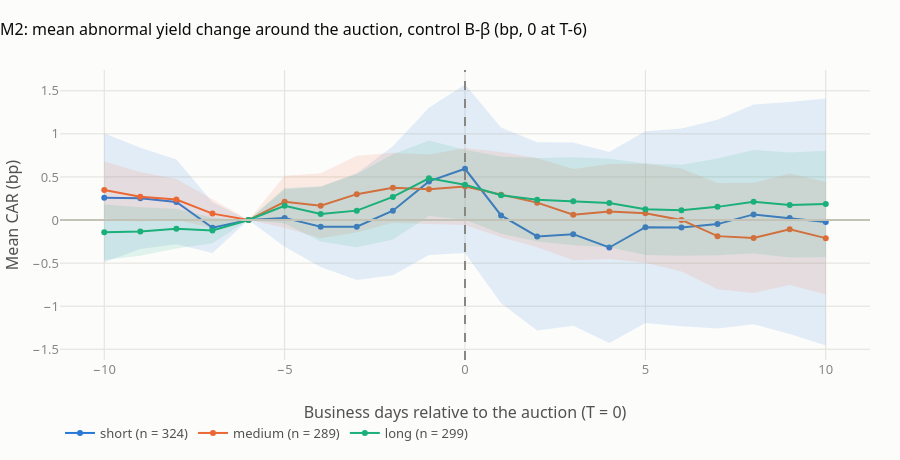

Notebook source saved alongside this figure:
### Markdown cell above
**Reading it.**
- After 2017 the gilt's own mean explains **69%** of M1's variance, against 48% before.
- The largest M1 values belong to the same two short gilts at auction after auction: 4⅛% 2027 (17–43bp over 9 auctions) and 3½% 2025 (7–35bp). These are level effects of the gilt, not concessions.
- On the same auctions, M2 (a change over the auction) is mostly small. M2 does not see levels.
- So, **for 2018–2026, M1 levels need the gilt's persistent cheapness removed** before they can be read as concessions. This is a decision for you (§7).

### Code cell
car = PTH.merge(M[["auction_id", "bucket"]], on="auction_id")
agg = car.groupby(["bucket", "k"])["car_bbeta"].agg(mean="mean", se=lambda s: s.std() / np.sqrt(len(s)), n="size").reset_index()
agg["lo"], agg["hi"] = agg["mean"] - 1.96 * agg["se"], agg["mean"] + 1.96 * agg["se"]
title = "M2: mean abnormal yield change around the auction, control B-β (bp, 0 at T-6)"

fig_s, ax = plt.subplots(figsize=(10, 4.8))
ax.axhline(0, color=plotting.BASELINE, lw=1)
ax.axvline(0, color=plotting.INK_MUTED, lw=1, ls="--")
for b in order:
    a = agg[agg.bucket == b]
    ax.fill_between(a.k, a.lo, a.hi, color=cb[b], alpha=0.12, lw=0)
    ax.plot(a.k, a["mean"], color=cb[b], label=f"{b} (n = {int(a.n.iloc[0])})", marker="o", ms=4)
ax.set_xlabel("Business days relative to the auction (T = 0)"); ax.set_ylabel("Mean CAR (bp)")
ax.set_title(title); ax.legend(title=None, loc="upper left")
ax.set_xticks(range(-10, 11, 2))
ax.text(0.2, ax.get_ylim()[1] * 0.92, "auction day", color=plotting.INK_SECONDARY, fontsize=9)
fig_s.tight_layout()

fig_p = go.Figure()
for b in order:
    a = agg[agg.bucket == b]
    r_, g_, b_ = (int(cb[b][i:i + 2], 16) for i in (1, 3, 5))
    fig_p.add_trace(go.Scatter(x=np.r_[a.k, a.k[::-1]], y=np.r_[a.hi, a.lo[::-1]], fill="toself",
                               fillcolor=f"rgba({r_},{g_},{b_},0.12)", line=dict(width=0), hoverinfo="skip",
                               showlegend=False, legendgroup=b))
    fig_p.add_trace(go.Scatter(x=a.k, y=a["mean"], mode="lines+markers", name=f"{b} (n = {int(a.n.iloc[0])})",
                               legendgroup=b, line=dict(color=cb[b]), marker=dict(size=6),
                               customdata=np.stack([a.lo, a.hi], axis=1),
                               hovertemplate="T%{x:+d}: %{y:+.2f} bp<br>95% band %{customdata[0]:+.2f} to %{customdata[1]:+.2f}<extra>" + b + "</extra>"))
fig_p.add_hline(y=0, line_color=plotting.BASELINE)
fig_p.add_vline(x=0, line_dash="dash", line_color=plotting.INK_MUTED)
fig_p.update_layout(template=plotting.PLOTLY_TEMPLATE, height=460, title=title,
                    xaxis_title="Business days relative to the auction (T = 0)", yaxis_title="Mean CAR (bp)",
                    legend=dict(orientation="h", y=-0.2))
plotting.save_pair("m2_car_paths", fig_s, fig_p)
fig_p.show()

### Figure 1 — Plotly figure (JSON) as saved in the notebook; plotly's stock layout.template omitted (floating-point values rounded to 4 significant figures)
{"data": [{"fill": "toself", "fillcolor": "rgba(42,120,214,0.12)", "hoverinfo": "skip", "legendgroup": "short", "line": {"width": 0}, "showlegend": false, "type": "scatter", "x": [-10, -9, -8, -7, -6, -5, -4, -3, -2, -1, 0, 1, 2, 3, 4, 5, 6, 7, 8, 9, 10, 10, 9, 8, 7, 6, 5, 4, 3, 2, 1, 0, -1, -2, -3, -4, -5, -6, -7, -8, -9, -10], "y": [1.009, 0.8402, 0.7024, 0.2052, 0.0, 0.3583, 0.3876, 0.5419, 0.8577, 1.304, 1.573, 1.073, 0.9023, 0.9006, 0.7887, 1.029, 1.062, 1.164, 1.34, 1.37, 1.412, -1.457, -1.323, -1.209, -1.258, -1.235, -1.197, -1.427, -1.228, -1.284, -0.9654, -0.384, -0.4072, -0.6421, -0.6957, -0.5454, -0.3088, 0.0, -0.3842, -0.2815, -0.3368, -0.4907]}, {"customdata": [[-0.4907, 1.009], [-0.3368, 0.8402], [-0.2815, 0.7024], [-0.3842, 0.2052], [0.0, 0.0], [-0.3088, 0.3583], [-0.5454, 0.3876], [-0.6957, 0.5419], [-0.6421, 0.8577], [-0.4072, 1.304], [-0.384, 1.573], [-0.9654, 1.073], [-1.284, 0.9023], [-1.228, 0.9006], [-1.427, 0.7887], [-1.197, 1.029], [-1.235, 1.062], [-1.258, 1.164], [-1.209, 1.34], [-1.323, 1.37], [-1.457, 1.412]], "hovertemplate": "T%{x:+d}: %{y:+.2f} bp<br>95% band %{customdata[0]:+.2f} to %{customdata[1]:+.2f}<extra>short</extra>", "legendgroup": "short", "line": {"color": "#2a78d6"}, "marker": {"size": 6}, "mode": "lines+markers", "name": "short (n = 324)", "type": "scatter", "x": [-10, -9, -8, -7, -6, -5, -4, -3, -2, -1, 0, 1, 2, 3, 4, 5, 6, 7, 8, 9, 10], "y": [0.259, 0.2517, 0.2104, -0.08949, 0.0, 0.02475, -0.07891, -0.07692, 0.1078, 0.4487, 0.5947, 0.05373, -0.1908, -0.1639, -0.319, -0.08356, -0.08616, -0.04723, 0.06541, 0.02354, -0.02255]}, {"fill": "toself", "fillcolor": "rgba(235,104,52,0.12)", "hoverinfo": "skip", "legendgroup": "medium", "line": {"width": 0}, "showlegend": false, "type": "scatter", "x": [-10, -9, -8, -7, -6, -5, -4, -3, -2, -1, 0, 1, 2, 3, 4, 5, 6, 7, 8, 9, 10, 10, 9, 8, 7, 6, 5, 4, 3, 2, 1, 0, -1, -2, -3, -4, -5, -6, -7, -8, -9, -10], "y": [0.6789, 0.5573, 0.4749, 0.2425, 0.0, 0.5134, 0.5442, 0.7461, 0.7804, 0.7612, 0.8348, 0.789, 0.7189, 0.5911, 0.6504, 0.6546, 0.5995, 0.4305, 0.432, 0.54, 0.4455, -0.866, -0.7549, -0.847, -0.8043, -0.5968, -0.4971, -0.4517, -0.4666, -0.3151, -0.1997, -0.05776, -0.04603, -0.0327, -0.1456, -0.2104, -0.09082, 0.0, -0.09353, 0.001648, -0.01577, 0.01743]}, {"customdata": [[0.01743, 0.6789], [-0.01577, 0.5573], [0.001648, 0.4749], [-0.09353, 0.2425], [0.0, 0.0], [-0.09082, 0.5134], [-0.2104, 0.5442], [-0.1456, 0.7461], [-0.0327, 0.7804], [-0.04603, 0.7612], [-0.05776, 0.8348], [-0.1997, 0.789], [-0.3151, 0.7189], [-0.4666, 0.5911], [-0.4517, 0.6504], [-0.4971, 0.6546], [-0.5968, 0.5995], [-0.8043, 0.4305], [-0.847, 0.432], [-0.7549, 0.54], [-0.866, 0.4455]], "hovertemplate": "T%{x:+d}: %{y:+.2f} bp<br>95% band %{customdata[0]:+.2f} to %{customdata[1]:+.2f}<extra>medium</extra>", "legendgroup": "medium", "line": {"color": "#eb6834"}, "marker": {"size": 6}, "mode": "lines+markers", "name": "medium (n = 289)", "type": "scatter", "x": [-10, -9, -8, -7, -6, -5, -4, -3, -2, -1, 0, 1, 2, 3, 4, 5, 6, 7, 8, 9, 10], "y": [0.3482, 0.2708, 0.2383, 0.0745, 0.0, 0.2113, 0.1669, 0.3003, 0.3738, 0.3576, 0.3885, 0.2947, 0.2019, 0.06223, 0.09933, 0.07871, 0.001333, -0.1869, -0.2075, -0.1075, -0.2103]}, {"fill": "toself", "fillcolor": "rgba(27,175,122,0.12)", "hoverinfo": "skip", "legendgroup": "long", "line": {"width": 0}, "showlegend": false, "type": "scatter", "x": [-10, -9, -8, -7, -6, -5, -4, -3, -2, -1, 0, 1, 2, 3, 4, 5, 6, 7, 8, 9, 10, 10, 9, 8, 7, 6, 5, 4, 3, 2, 1, 0, -1, -2, -3, -4, -5, -6, -7, -8, -9, -10], "y": [0.1807, 0.1469, 0.1302, 0.02641, 0.0, 0.3707, 0.3911, 0.5336, 0.7626, 0.9232, 0.8152, 0.7365, 0.721, 0.7291, 0.7101, 0.6557, 0.6424, 0.7137, 0.8141, 0.7828, 0.8048, -0.4315, -0.4355, -0.3886, -0.4083, -0.4149, -0.407, -0.3172, -0.2937, -0.2481, -0.1588, 0.003194, 0.04532, -0.2269, -0.3156, -0.2483, -0.03988, 0.0, -0.2683, -0.3311, -0.4158, -0.4631]}, {"customdata": [[-0.4631, 0.1807], [-0.4158, 0.1469], [-0.3311, 0.1302], [-0.2683, 0.02641], [0.0, 0.0], [-0.03988, 0.3707], [-0.2483, 0.3911], [-0.3156, 0.5336], [-0.2269, 0.7626], [0.04532, 0.9232], [0.003194, 0.8152], [-0.1588, 0.7365], [-0.2481, 0.721], [-0.2937, 0.7291], [-0.3172, 0.7101], [-0.407, 0.6557], [-0.4149, 0.6424], [-0.4083, 0.7137], [-0.3886, 0.8141], [-0.4355, 0.7828], [-0.4315, 0.8048]], "hovertemplate": "T%{x:+d}: %{y:+.2f} bp<br>95% band %{customdata[0]:+.2f} to %{customdata[1]:+.2f}<extra>long</extra>", "legendgroup": "long", "line": {"color": "#1baf7a"}, "marker": {"size": 6}, "mode": "lines+markers", "name": "long (n = 299)", "type": "scatter", "x": [-10, -9, -8, -7, -6, -5, -4, -3, -2, -1, 0, 1, 2, 3, 4, 5, 6, 7, 8, 9, 10], "y": [-0.1412, -0.1344, -0.1005, -0.121, 0.0, 0.1654, 0.07141, 0.109, 0.2678, 0.4842, 0.4092, 0.2888, 0.2364, 0.2177, 0.1965, 0.1244, 0.1137, 0.1527, 0.2128, 0.1736, 0.1866]}], "layout": {"height": 460, "legend": {"orientation": "h", "y": -0.2}, "shapes": [{"line": {"color": "#c3c2b7"}, "type": "line", "x0": 0, "x1": 1, "xref": "x domain", "y0": 0, "y1": 0, "yref": "y"}, {"line": {"color": "#898781", "dash": "dash"}, "type": "line", "x0": 0, "x1": 0, "xref": "x", "y0": 0, "y1": 1, "yref": "y domain"}], "title": {"text": "M2: mean abnormal yield change around the auction, control B-β (bp, 0 at T-6)"}, "xaxis": {"title": {"text": "Business days relative to the auction (T = 0)"}}, "yaxis": {"title": {"text": "Mean CAR (bp)"}}}}
